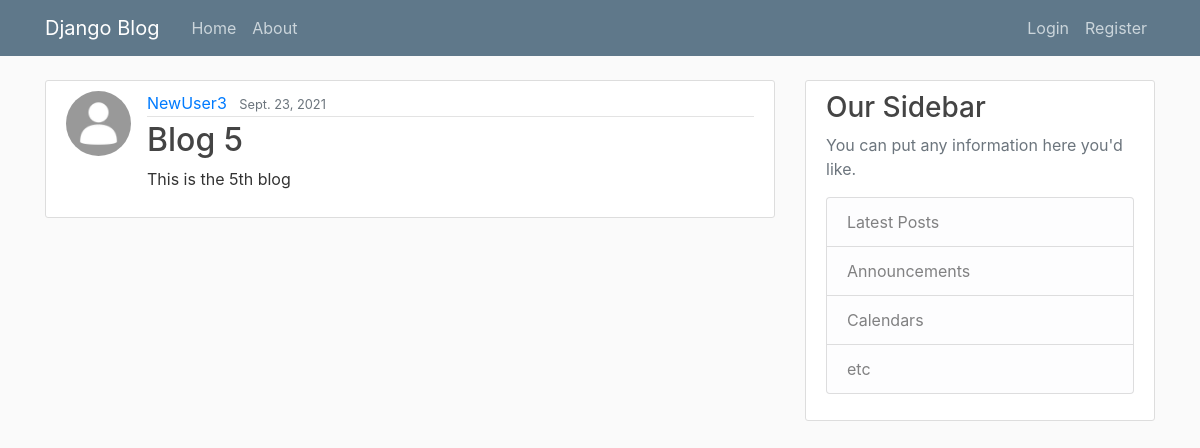
The page /post/5 on the database its author committed.
### blog/models.py (models this page shows, shortened)
class Post(models.Model):
    title = models.CharField(max_length=100)
    content = models.TextField()
    date_posted = models.DateField(default=timezone.now)
    author = models.ForeignKey(User, on_delete=CASCADE)

### users/models.py (models this page shows, shortened)
class Profile(models.Model):
    user = models.OneToOneField(User, on_delete=CASCADE)
    image = models.ImageField(default='default.jpg', upload_to='profile_pics')

### blog/views.py (the view)
# urls.py: path('post/<int:pk>', PostDetailView.as_view(), name="post-detail"),
class PostDetailView(DetailView):
    model = Post

### blog/templates/blog/post_detail.html (shortened to what this page needs)
{% extends "blog/base.html"%} {%block content%}
<article class="media content-section">
	<img class="rounded-circle article-img" src="{{ object.author.profile.image.url }}" />
	<div class="media-body">
		<div class="article-metadata">
			<a class="mr-2" href="#">{{ object.author }}</a>
			<small class="text-muted">{{ object.date_posted }}</small>
		</div>
		<h2 class="article-title" href="#">{{ object.title }}</h2>
		<p class="article-content">{{ object.content }}</p>
	</div>
</article>
{%endblock content%}

### blog/static/blog/main.css (style rules this page uses)
body { background: #fafafa; color: #333333; margin-top: 5rem; }
h1, h2, h3, h4, h5, h6 { color: #444444; }
.content-section { background: #ffffff; padding: 10px 20px; border: 1px solid #dddddd; border-radius: 3px; margin-bottom: 20px; }
.article-title { color: #444444; }
.article-content { white-space: pre-line; }
.article-img { height: 65px; width: 65px; margin-right: 16px; }
.article-metadata { padding-bottom: 1px; margin-bottom: 4px; border-bottom: 1px solid #e3e3e3; }

### rows shown on the page
Post: author.profile.image (placeholder picture), author "NewUser3", date_posted "Sept. 23, 2021", title "Blog 5", content "This is the 5th blog"
